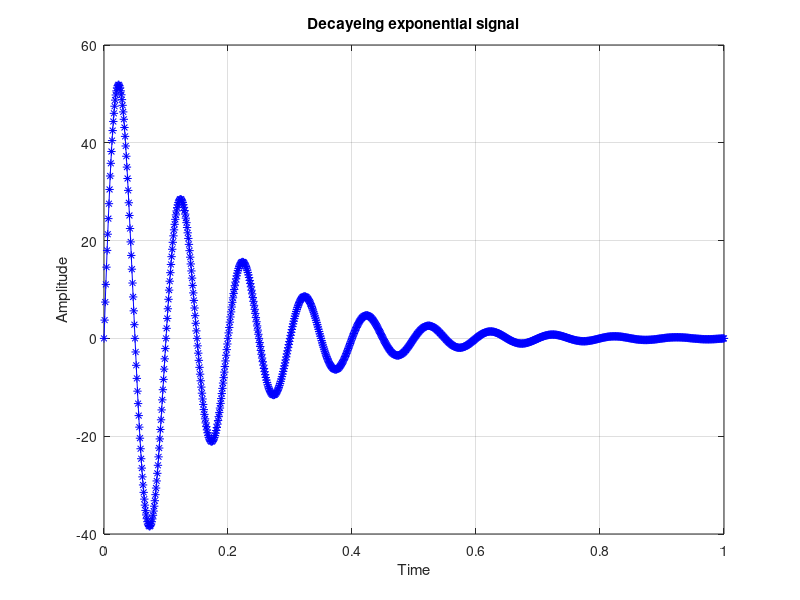

The MATLAB script that drew this image:
%Decayeing exponential signal
clc; clear all; close all;
%x(t)=A*exp(-a*t)*sin((2*pi*f*t)+phi);
A=60; a=6; phi=0; n=[];
time_start=0; time_end=1;
time_increment=0.001;
%n=0:0.001:1;
sin_t=0.1; f=1/sin_t;
n=time_start:time_increment:time_end
index=0;
for t=n
    index=index+1;
    n(2,index)=A*exp(-a*t)*sin((2*pi*f*t)+phi);
end
figure(1);
plot(n(1,:),n(2,:),'b*-');
xlabel('Time');
ylabel('Amplitude');
title('Decayeing exponential signal');
grid on;